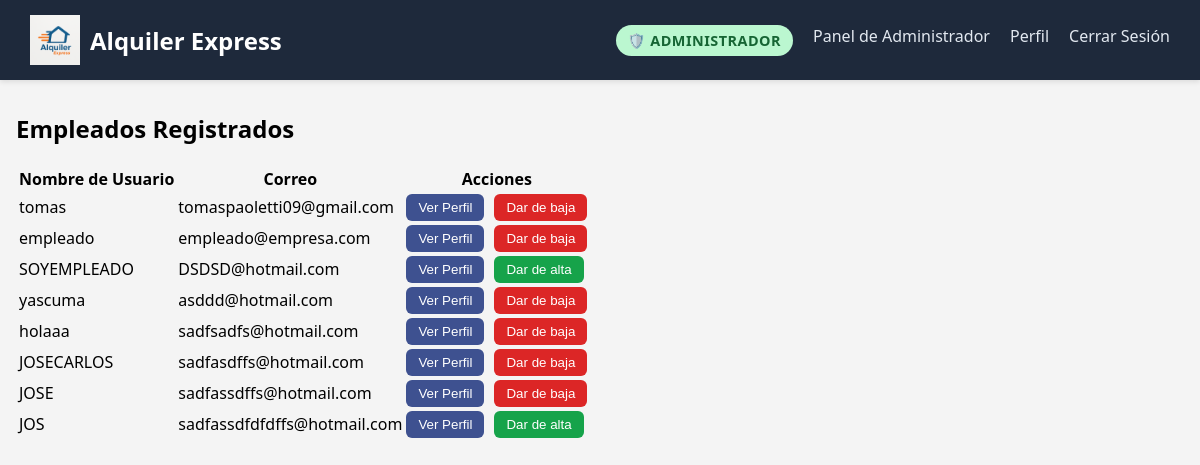
Page /usuarios/panel-admin/lista-empleados/ (signed in) on the earlier database version.
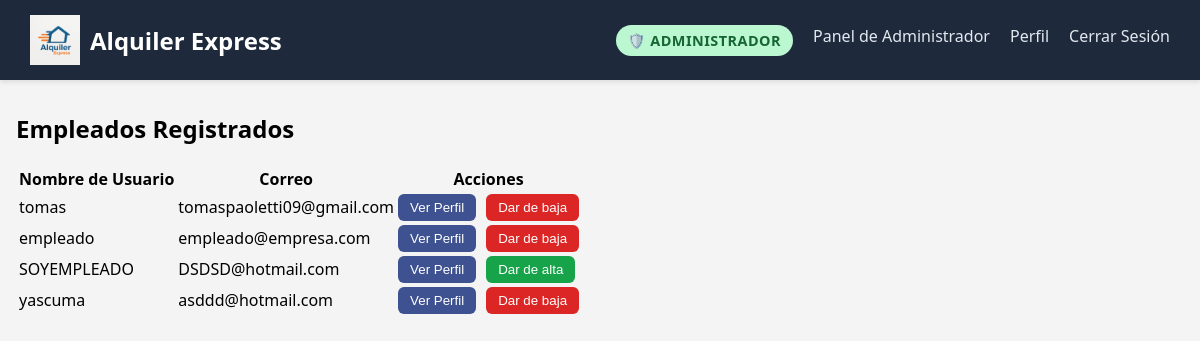
Same page on the later database version.
### gestion_usuarios/models.py (models this page shows, shortened)
class Usuario(AbstractUser):
    dni = models.PositiveIntegerField(max_length=10, unique=True)
    telefono = models.PositiveIntegerField(max_length=20)

### gestion_usuarios/views.py (the view)
# urls.py: path('panel-admin/lista-empleados/', views.listar_empleados, name='lista-empleados'),
@login_required
@user_passes_test(es_admin)
def listar_empleados(request):
    empleados = Usuario.objects.filter(is_staff=True, is_superuser=False)
    return render(request, 'gestion_usuarios/lista-empleados.html', {'empleados': empleados})

### gestion_usuarios/views.py (called while the page is built)
def es_admin(user):
    return user.is_authenticated and user.is_superuser

### templates/gestion_usuarios/lista-empleados.html (shortened to what this page needs)
{% extends 'base.html' %}
{% load static %}
{% block content %}
<h2>Empleados Registrados</h2>
<table>
  <thead>
    <tr>
      <th>Nombre de Usuario</th>
      <th>Correo</th>
      <th>Acciones</th>
    </tr>
  </thead>
  <tbody>
    {% for empleado in empleados %}
    <tr>
      <td>{{ empleado.username }}</td>
      <td>{{ empleado.email }}</td>
      <td style="display: flex; gap: 10px;">
        <a href="{% url 'detalle-empleado' empleado.id %}">
          <button style="padding: 6px 12px; background-color: #3e5190; color: white; border: none; border-radius: 6px; cursor: pointer;">
            Ver Perfil
          </button>
        </a>
     {% if empleado.is_active %}
        <form method="post" action="{% url 'baja_empleado' empleado.id %}">
         <button type="submit"
         style="padding: 6px 12px; background-color: #dc2626; color: white; border: none; border-radius: 6px; cursor: pointer;">
         Dar de baja
         </button>
         </form>
     {% else %}
         <form method="post" action="{% url 'habilitar_empleado' empleado.id %}">
         <button type="submit"
         style="padding: 6px 12px; background-color: #16a34a; color: white; border: none; border-radius: 6px; cursor: pointer;">
         Dar de alta
        </button>
  </form>
{% endif %}
      </td>
    </tr>
    {% empty %}
    <tr>
      <td colspan="3">No hay empleados registrados.</td>
    </tr>
    {% endfor %}
  </tbody>
</table>
{% endblock %}

Differences in the rows shown:
no longer on this page (row edited): Usuario: username "holaaa", email "sadfsadfs@hotmail.com", is_active "Dar de baja"
no longer on this page (row edited): Usuario: username "JOSECARLOS", email "sadfasdffs@hotmail.com", is_active "Dar de baja"
removed Usuario: username "JOSE", email "sadfassdffs@hotmail.com", is_active "Dar de baja"
removed Usuario: username "JOS", email "sadfassdfdfdffs@hotmail.com", is_active "Dar de alta"
